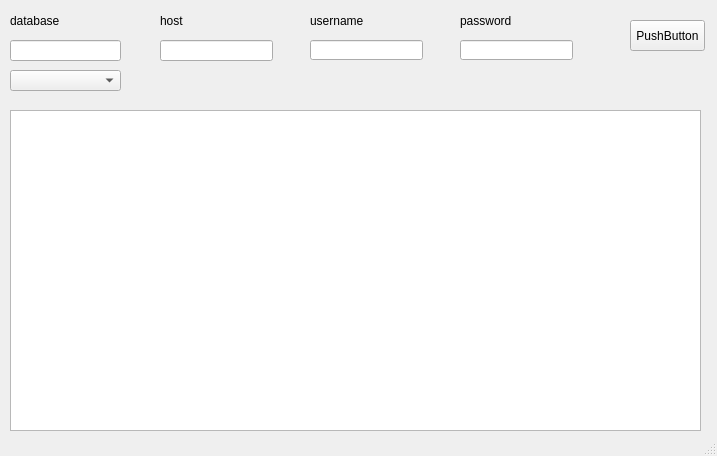
<?xml version="1.0" encoding="UTF-8"?>
<ui version="4.0">
 <class>MainWindow</class>
 <widget class="QMainWindow" name="MainWindow">
  <property name="geometry">
   <rect>
    <x>0</x>
    <y>0</y>
    <width>717</width>
    <height>456</height>
   </rect>
  </property>
  <property name="windowTitle">
   <string>MainWindow</string>
  </property>
  <widget class="QWidget" name="centralwidget">
   <widget class="QLineEdit" name="database">
    <property name="enabled">
     <bool>true</bool>
    </property>
    <property name="geometry">
     <rect>
      <x>10</x>
      <y>40</y>
      <width>111</width>
      <height>21</height>
     </rect>
    </property>
    <property name="text">
     <string/>
    </property>
   </widget>
   <widget class="QLineEdit" name="host">
    <property name="geometry">
     <rect>
      <x>160</x>
      <y>40</y>
      <width>113</width>
      <height>21</height>
     </rect>
    </property>
   </widget>
   <widget class="QLineEdit" name="username">
    <property name="geometry">
     <rect>
      <x>310</x>
      <y>40</y>
      <width>113</width>
      <height>20</height>
     </rect>
    </property>
   </widget>
   <widget class="QLineEdit" name="password">
    <property name="geometry">
     <rect>
      <x>460</x>
      <y>40</y>
      <width>113</width>
      <height>20</height>
     </rect>
    </property>
   </widget>
   <widget class="QPushButton" name="connect">
    <property name="geometry">
     <rect>
      <x>630</x>
      <y>20</y>
      <width>75</width>
      <height>31</height>
     </rect>
    </property>
    <property name="text">
     <string>PushButton</string>
    </property>
   </widget>
   <widget class="QTableWidget" name="tableWidget">
    <property name="geometry">
     <rect>
      <x>10</x>
      <y>110</y>
      <width>691</width>
      <height>321</height>
     </rect>
    </property>
   </widget>
   <widget class="QComboBox" name="tableName">
    <property name="geometry">
     <rect>
      <x>10</x>
      <y>70</y>
      <width>111</width>
      <height>21</height>
     </rect>
    </property>
   </widget>
   <widget class="QLabel" name="label">
    <property name="geometry">
     <rect>
      <x>10</x>
      <y>10</y>
      <width>101</width>
      <height>21</height>
     </rect>
    </property>
    <property name="text">
     <string>database</string>
    </property>
   </widget>
   <widget class="QLabel" name="label_2">
    <property name="geometry">
     <rect>
      <x>160</x>
      <y>10</y>
      <width>101</width>
      <height>21</height>
     </rect>
    </property>
    <property name="text">
     <string>host</string>
    </property>
   </widget>
   <widget class="QLabel" name="label_3">
    <property name="geometry">
     <rect>
      <x>310</x>
      <y>10</y>
      <width>101</width>
      <height>21</height>
     </rect>
    </property>
    <property name="text">
     <string>username</string>
    </property>
   </widget>
   <widget class="QLabel" name="label_4">
    <property name="geometry">
     <rect>
      <x>460</x>
      <y>10</y>
      <width>101</width>
      <height>21</height>
     </rect>
    </property>
    <property name="text">
     <string>password</string>
    </property>
   </widget>
  </widget>
  <widget class="QMenuBar" name="menubar">
   <property name="geometry">
    <rect>
     <x>0</x>
     <y>0</y>
     <width>717</width>
     <height>21</height>
    </rect>
   </property>
  </widget>
  <widget class="QStatusBar" name="statusbar"/>
 </widget>
 <resources/>
 <connections/>
</ui>
